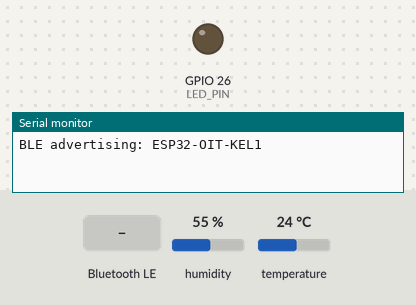
A sketch run on a simulated ESP32. Shown: output pins drawn as LEDs (lit = HIGH), the last lines printed to the serial monitor. Inputs (shaded band) come from the test bench; at power-on: humidity 55 %, temperature 24 °C. Nothing arrives over Bluetooth unless stated; a phone connects over Bluetooth LE 3 s after start.

Above: at 1.2 s.
1.3 s: Bluetooth LE write "1" received
At 2.1 s:
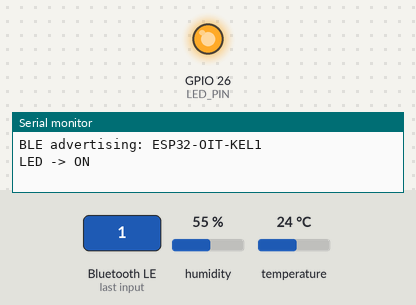
2.8 s: Bluetooth LE write "0" received
At 3.3 s:
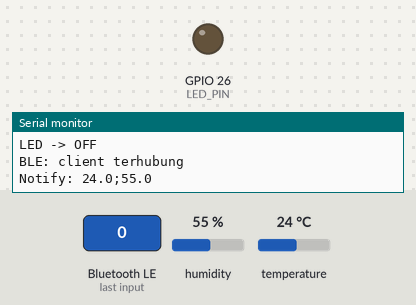
Timing chart, 0 to 5.8 s (numbered marks = the images above; inputs shaded):
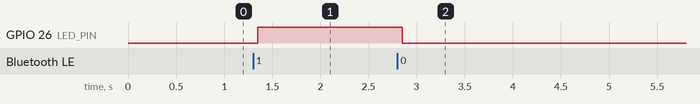

The sketch:

p1_ble.ino
```cpp
// Praktikum 1 (modul 5.3): ESP32 as BLE GATT server.
// One service, two characteristics: LED (read/write) and sensor (read/notify).
#include <BLEDevice.h>
#include <BLEServer.h>
#include <BLEUtils.h>
#include <BLE2902.h>
#include <DHT.h>

// LED: GPIO 26 as in the module. The ESP32-S3 uses GPIO 5 instead, because its
// GPIO 26-32 belong to the flash/PSRAM. Chosen automatically when compiling.
#if CONFIG_IDF_TARGET_ESP32S3
#define LED_PIN 5
#else
#define LED_PIN 26
#endif
#define DHT_PIN 4
#define DHT_TYPE DHT22

#define SERVICE_UUID "12345678-1234-5678-1234-56789abcdef0"
#define LED_UUID     "12345678-1234-5678-1234-56789abcdef1"
#define SENSOR_UUID  "12345678-1234-5678-1234-56789abcdef2"

DHT dht(DHT_PIN, DHT_TYPE);
BLECharacteristic *sensorChar;
volatile bool deviceConnected = false;
unsigned long lastSend = 0;

class ServerCb : public BLEServerCallbacks {
  void onConnect(BLEServer *s) {
    deviceConnected = true;
    Serial.println("BLE: client terhubung");
  }
  void onDisconnect(BLEServer *s) {
    deviceConnected = false;
    Serial.println("BLE: client terputus");
    BLEDevice::startAdvertising();  // agar bisa dihubungi lagi
  }
};

class LedCb : public BLECharacteristicCallbacks {
  void onWrite(BLECharacteristic *c) {
    auto v = c->getValue();
    if (v.length() > 0) {
      bool on = (v[0] == 1 || v[0] == '1');
      digitalWrite(LED_PIN, on ? HIGH : LOW);
      Serial.printf("LED -> %s\n", on ? "ON" : "OFF");
    }
  }
};

void setup() {
  Serial.begin(115200);
  pinMode(LED_PIN, OUTPUT);
  dht.begin();

  BLEDevice::init("ESP32-OIT-KEL1");
  BLEServer *server = BLEDevice::createServer();
  server->setCallbacks(new ServerCb());

  BLEService *service = server->createService(SERVICE_UUID);

  BLECharacteristic *ledChar = service->createCharacteristic(
      LED_UUID,
      BLECharacteristic::PROPERTY_READ | BLECharacteristic::PROPERTY_WRITE);
  ledChar->setCallbacks(new LedCb());

  sensorChar = service->createCharacteristic(
      SENSOR_UUID,
      BLECharacteristic::PROPERTY_READ | BLECharacteristic::PROPERTY_NOTIFY);
  sensorChar->addDescriptor(new BLE2902());

  service->start();
  BLEAdvertising *adv = BLEDevice::getAdvertising();
  adv->addServiceUUID(SERVICE_UUID);
  adv->setScanResponse(true);
  BLEDevice::startAdvertising();
  Serial.println("BLE advertising: ESP32-OIT-KEL1");
}

void loop() {
  if (deviceConnected && millis() - lastSend >= 2000) {
    lastSend = millis();
    float t = dht.readTemperature();
    float h = dht.readHumidity();
    if (!isnan(t) && !isnan(h)) {
      char buf[24];
      snprintf(buf, sizeof(buf), "%.1f;%.1f", t, h);
      sensorChar->setValue((uint8_t *)buf, strlen(buf));
      sensorChar->notify();
      Serial.printf("Notify: %s\n", buf);
    }
  }
}
```

Measured:
- after the input at 1.3 s, GPIO 26 (LED_PIN): LOW → HIGH after 0.05 s
- after the input at 2.8 s, GPIO 26 (LED_PIN): HIGH → LOW after 0.05 s
